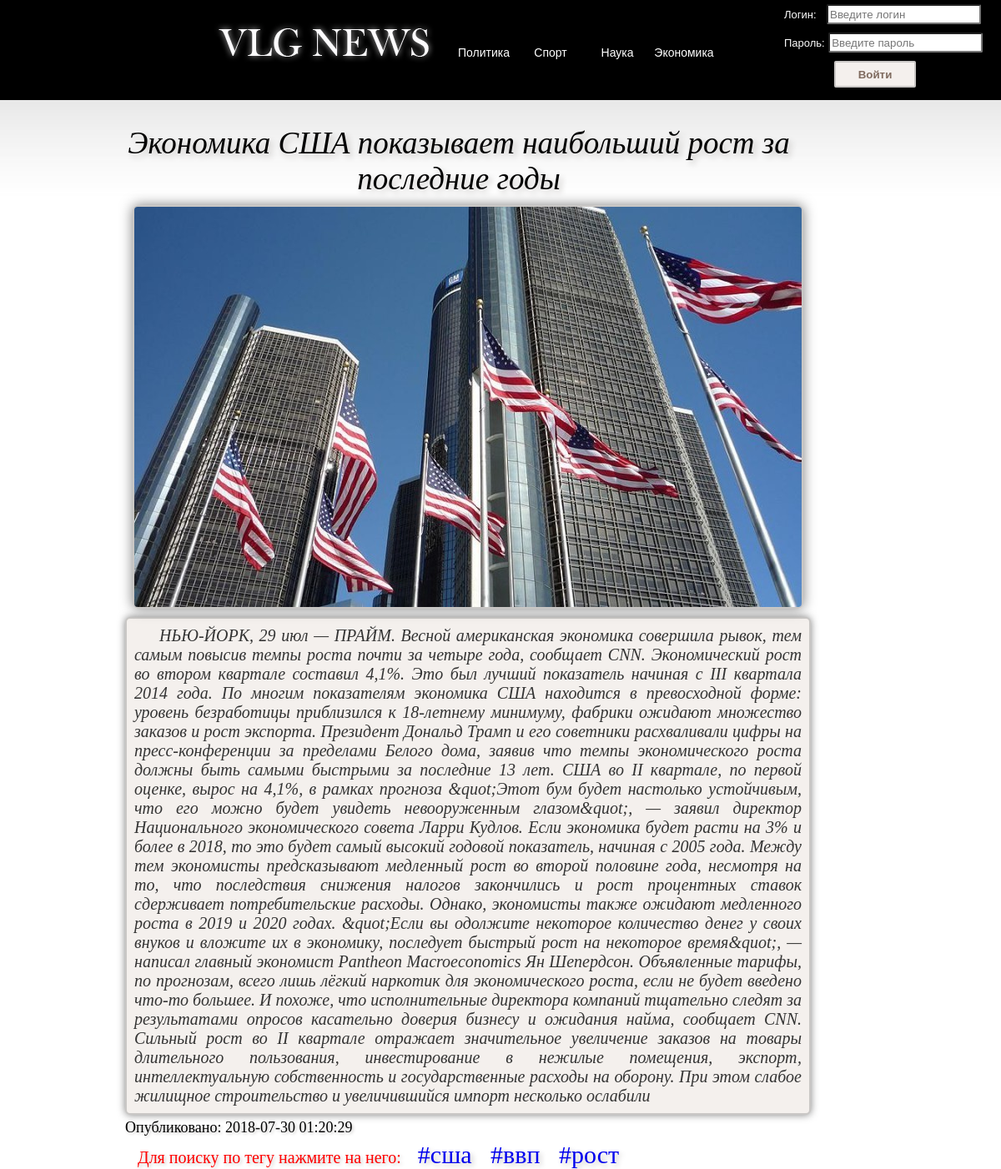
The app's page /news.php?id=57, older data.
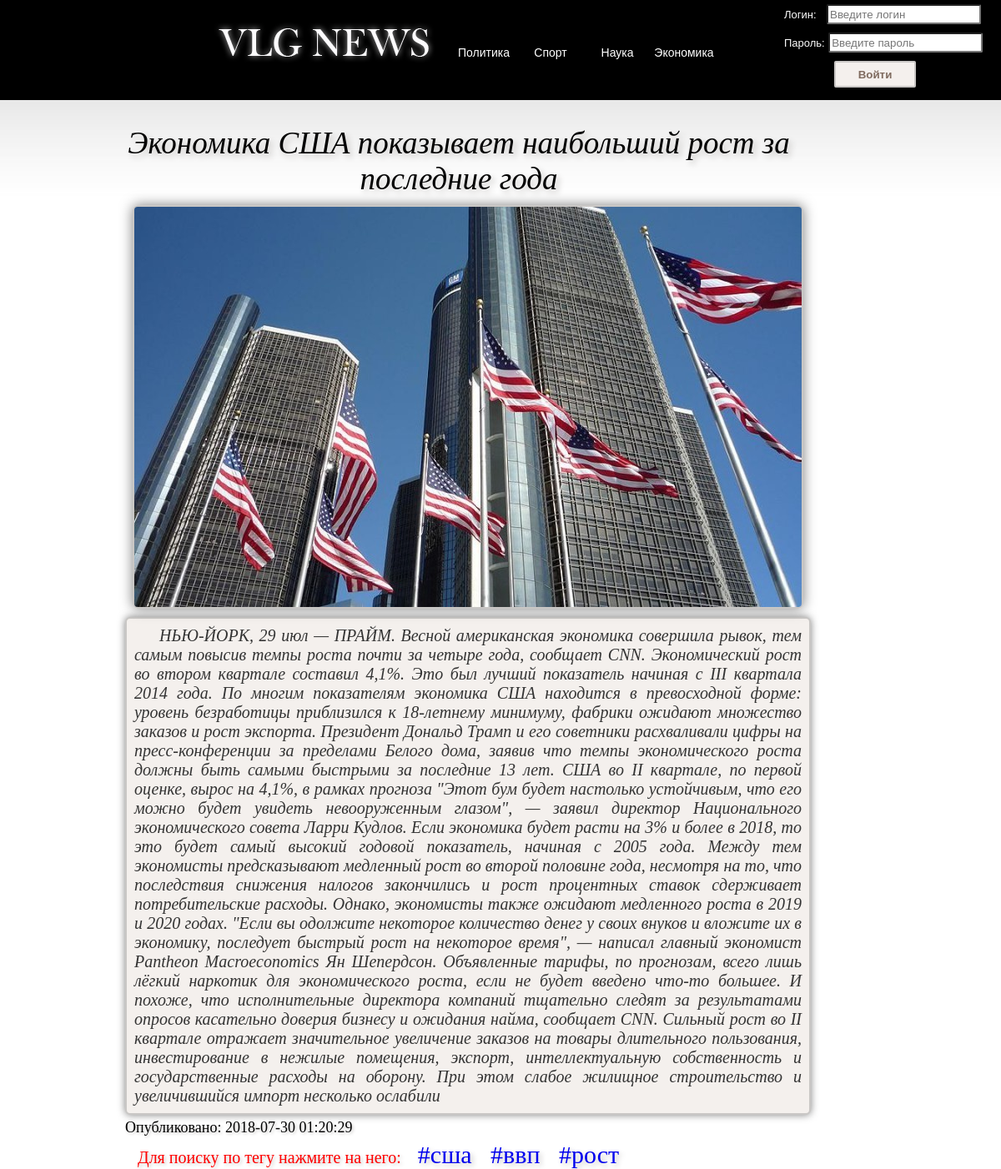
The same page, newer data.
### tables this page shows
CREATE TABLE `news` (
  `id` int(11) NOT NULL,
  `head` varchar(150) NOT NULL,
  `text` text NOT NULL,
  `publication_date` datetime NOT NULL,
  `section` varchar(10) NOT NULL,
  `keywords` varchar(400) NOT NULL
);

### source/functions.php (the view, shortened to what this page needs)
<?php
function output_news($row, $is_full)
{
    if($is_full)
    {
        $array_tags = preg_split("/[\s,]+/", $row['keywords']);
        echo "<div id=content_container_list>
                    <div id=header>
                  <div class=header_content_mainline>".htmlspecialchars($row['head'])."</div>
                </div>
                    <div id=header_lower>";
                        if (file_exists("source/fornews/".htmlspecialchars($row['id']).".jpg"))
                            echo "<img src = source/fornews/".$row['id'].".jpg >";
                          echo"  <div id=header_content_boxcontent>".htmlspecialchars($row['text'])."</div>
                         <div id=publication_date> Опубликовано: ".htmlspecialchars($row['publication_date'])." </div>
                            <div id=tags> <span> Для поиску по тегу нажмите на него: </span>";
                             foreach($array_tags as $tag_name)
                                 {
                                     echo "<a href=index.php?tag=".mb_strtolower($tag_name, 'UTF-8')."> #".mb_strtolower($tag_name, 'UTF-8')."</a>";
                                 }
                    echo "  </div>
                    </div>";
    }
    echo "</div>";
}
 ?>

### news.php (shortened to what this page needs)
<?php
    require_once "source/bd.php";
    require_once "source/functions.php";
?>
<!DOCTYPE >
<html>
<head>
<link href="css/stylesheet.css" rel="stylesheet" type="text/css" />
</head>
<body>
<div id="top_bar_black">
    <div id="logo_container"> <a href=./ > <div id="logo_image"> </div></a>
        <div id="nav_block">
          <a href=index.php?section=politic>
            <div class="nav_button"> Политика </div>
          </a>
          <a href=index.php?section=sport>
            <div class="nav_button"> Спорт </div>
          </a>
          <a href=index.php?section=science>
            <div class="nav_button"> Наука </div>
          </a>
          <a href=index.php?section=economic>
            <div class="nav_button"> Экономика </div>
          </a>
        </div>
    </div>
          <?php if(isset($_SESSION['user'])) { ?>
                <div id="greeting_form">
                    <br/><h3>Здравствуйте, <?php echo $_SESSION['user']; ?> </h3>
                    <form name = "myform" action = "source/authorization.php" method = "post">
                             <input type = "submit" name = "submit_close" value = "Выйти" />
                                <?php if(($_SESSION['is_admin'])) { ?>
                                    <input type = "submit" name = "create_news" value = "Добаить новость" />
                                <?php } ?>
                    </form>
                </div>
         <?php } else { ?>
               <div id="avt_form">
                    <form name = "myform" action = "source/authorization.php" method = "post">
                         <label>Логин:</label>
                         <input type = "text" name = "login" placeholder = "Введите логин" /><br/>
                         <label>Пароль:</label>
                         <input type = "password" name = "pass" placeholder = "Введите пароль" /><br />
                         <input type = "submit" name = "submit" value = "Войти" />
                    </form>
             </div>
        <?php } ?>
 </div>
<?php
    $id = htmlspecialchars($_GET['id']);
    $sth = $dbh->prepare("SELECT * FROM news WHERE news.id = ? ");
    $sth->execute(array($id));
    if($sth->rowCount())
    {
        foreach($sth as $row)
        {
            output_news($row, true);
        }
    }
    else
    {
        show_error("http://furia/", "Новости с id: ".$id." не существует!");
    }
 ?>
</body>
</html>

Row changes from the older to the newer data that the page shows:
changed news "сша": head "Экономика США показывает наибольший рост за последние годы" → "Экономика США показывает наибольший рост за последние годa"; text "…4,1%, в рамках прогноза &quot;Этот бум будет настолько устойчивым, что его можно будет увидеть невооруженным глазом&quot;, — заявил директор Национального экономического совета Ларри Кудлов. Если экономика будет расти на 3% и более в 2018, то это будет самый высокий годовой показатель, начиная с 2005 года. Между тем экономисты предсказывают медленный рост во второй половине года, несмотря на то, что последствия снижения налогов закончились и рост процентных ставок сдерживает потребительские расходы. Однако, экономисты также ожидают медленного роста в 2019 и 2020 годах. &quot;Если вы одолжите некоторое количество денег у своих внуков и вложите их в экономику, последует быстрый рост на…" → "…4,1%, в рамках прогноза \"Этот бум будет настолько устойчивым, что его можно будет увидеть невооруженным глазом\", — заявил директор Национального экономического совета Ларри Кудлов. Если экономика будет расти на 3% и более в 2018, то это будет самый высокий годовой показатель, начиная с 2005 года. Между тем экономисты предсказывают медленный рост во второй половине года, несмотря на то, что последствия снижения налогов закончились и рост процентных ставок сдерживает потребительские расходы. Однако, экономисты также ожидают медленного роста в 2019 и 2020 годах. \"Если вы одолжите некоторое количество денег у своих внуков и вложите их в экономику, последует быстрый рост на некоторое время\", —…"
